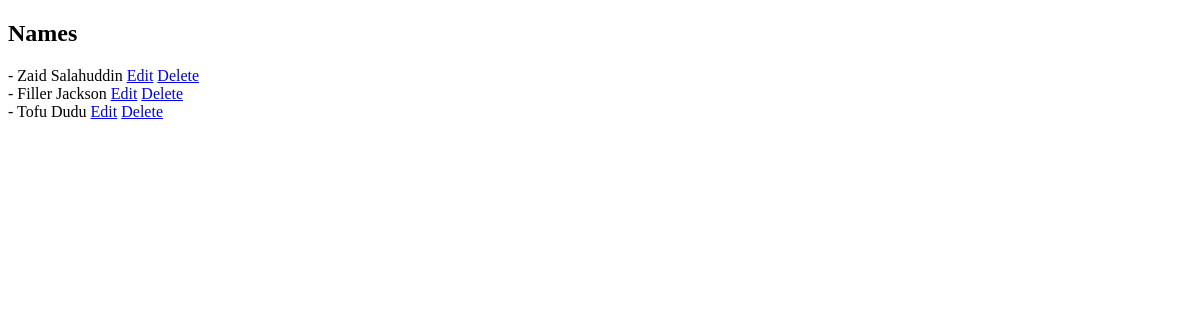
Before: /listnames with the older database file.
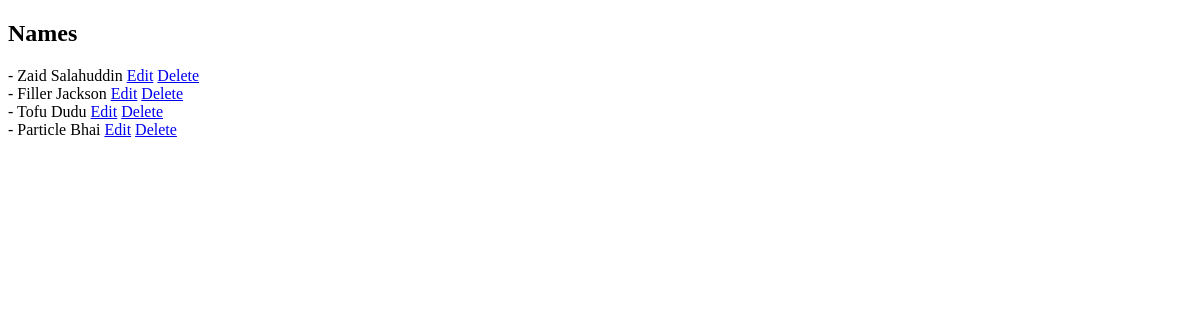
After: the same page with the newer database file.
### main/models.py (models this page shows, shortened)
class Name(models.Model):
    first_name = models.CharField(max_length=30)
    last_name = models.CharField(max_length=30)
    contact = models.IntegerField(default=0)
    task_owner = models.ManyToManyField(Task, blank=True)

### main/views.py (the view)
# urls.py: path("listnames", listNamesPageView, name="names"),
def listNamesPageView(request) :
    if request.method == 'POST':
        new_vet = Name()
        new_vet.first_name = request.POST.get("firstname")
        new_vet.last_name = request.POST.get("lastname")
        new_vet.save()
    data = Name.objects.all()
    context = {"names": data}
    return render(request, "listnames.html", context)

### templates/listnames.html (shortened to what this page needs)
<!DOCTYPE html>
<html lang="en">
<head>
</head>
<body>
	<h2>Names</h2>
	{% for name in names %}
	- {{name.first_name}} {{name.last_name}}
	<a href="{% url 'editname' iNameID=name.id %}">Edit</a>
	<a href="{% url 'deletename' iNameID=name.id %}">Delete</a><br>
	{% endfor %}
</body>
</html>

Changed rows visible on the page:
added Name: first_name "Particle", last_name "Bhai"
